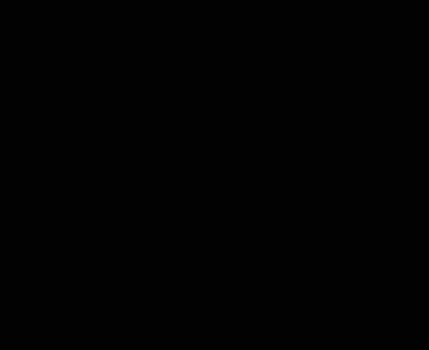
Frame 1 (no input)
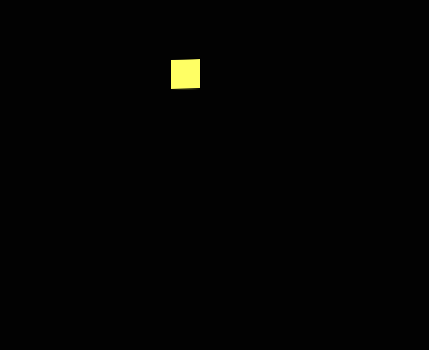
Frame 60 (the mouse pressed at the canvas centre just before this capture)
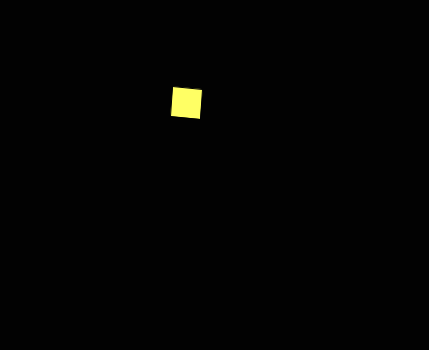
Frame 120 (the mouse held since frame 60 and released just before this capture)

The Processing sketch that drew these frames (run headless with seeded random() and noise(); from frame 60 on, the mouse is pressed at the canvas centre):

// Processing sketch: processing_53079
// ── processing_53079.pde



  
float angulo=0.0;
int x;
int y;
void setup(){
  
  frameRate(80);
  size(429,350);
  smooth();
  x=0;
}
void draw(){
 background(2);
  translate(200,x);
  rotate(angulo);

fill(333,666,100);
//noStroke();
  rect(-30,-30,30,30);
  angulo=angulo+330;
  x=x+1;
  
  if (x>345){
    x=345;
    angulo=1;
 
    
    
}
}
